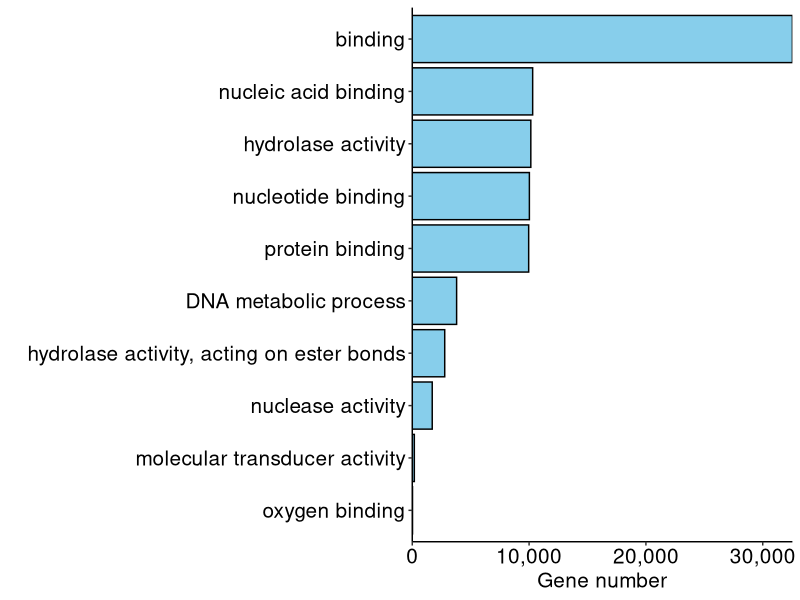
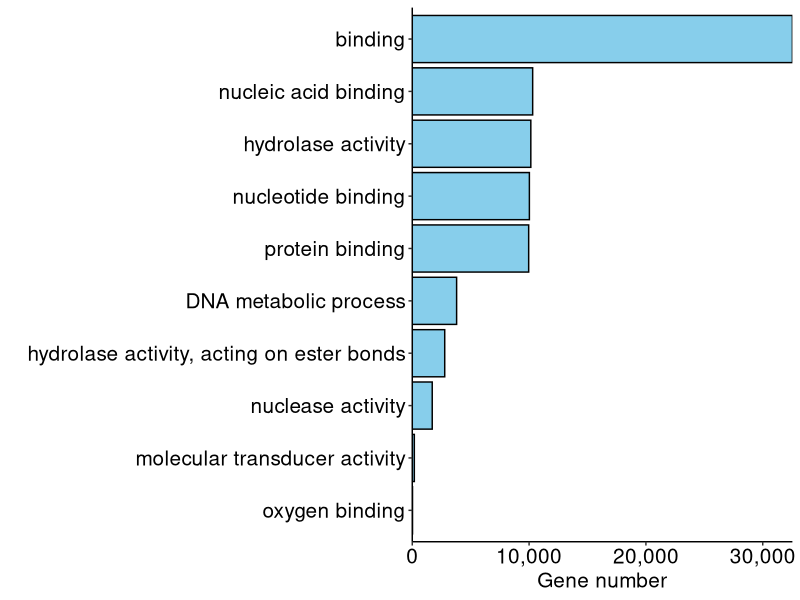

Here is the R script that generated these plots, in order:
library(ggplot2)

df <- read.csv("variable_table2.tsv", header=T, sep="\t", stringsAsFactors=F)
df_rank <- df[order(df$FDR),]
df_rank <- head(df_rank, 10)
df_rank

g <- ggplot(df_rank, aes(x=reorder(df_rank$Description, (Number.in.input.list)), y=Number.in.input.list)) +
  geom_bar(stat='identity', fill="skyblue", color="black") +
#  scale_y_break(c(15000, 25000)) +
  labs(x="", y="Gene number") +
  theme(panel.background = element_blank(),
        strip.background = element_rect(fill="white", colour="black"),
        axis.line = element_line(colour = "black"),
        panel.grid.major = element_blank(),
        panel.grid.minor = element_blank(),
        panel.border = element_blank(),
        axis.text.x = element_text(size=15, color="black"),
        axis.text.y = element_text(size=15, color="black"),
        axis.title.x = element_text(size=15)
        ) +
  scale_y_continuous(labels = scales::comma, limits=c(0, NA), expand = c(0, 0)) +
  coord_flip()

g

png(filename="variable_whole.png",width=800,height=600)
g
dev.off()

